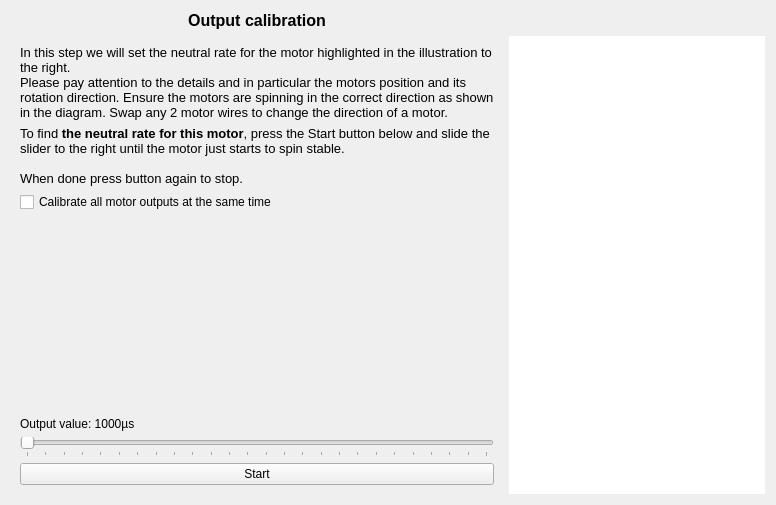
<?xml version="1.0" encoding="UTF-8"?>
<ui version="4.0">
 <class>OutputCalibrationPage</class>
 <widget class="QWizardPage" name="OutputCalibrationPage">
  <property name="geometry">
   <rect>
    <x>0</x>
    <y>0</y>
    <width>776</width>
    <height>505</height>
   </rect>
  </property>
  <property name="windowTitle">
   <string>WizardPage</string>
  </property>
  <layout class="QGridLayout" name="gridLayout">
   <item row="0" column="0">
    <widget class="QLabel" name="label_2">
     <property name="font">
      <font>
       <pointsize>12</pointsize>
       <weight>75</weight>
       <bold>true</bold>
      </font>
     </property>
     <property name="text">
      <string>Output calibration</string>
     </property>
     <property name="alignment">
      <set>Qt::AlignCenter</set>
     </property>
    </widget>
   </item>
   <item row="1" column="1">
    <widget class="QGraphicsView" name="vehicleView">
     <property name="sizePolicy">
      <sizepolicy hsizetype="Minimum" vsizetype="Minimum">
       <horstretch>0</horstretch>
       <verstretch>0</verstretch>
      </sizepolicy>
     </property>
     <property name="minimumSize">
      <size>
       <width>200</width>
       <height>200</height>
      </size>
     </property>
     <property name="frameShape">
      <enum>QFrame::NoFrame</enum>
     </property>
    </widget>
   </item>
   <item row="1" column="0">
    <widget class="QStackedWidget" name="calibrationStack">
     <property name="currentIndex">
      <number>1</number>
     </property>
     <widget class="QWidget" name="intro">
      <layout class="QVBoxLayout" name="verticalLayout_3">
       <item>
        <widget class="QLabel" name="label_3">
         <property name="text">
          <string>&lt;!DOCTYPE HTML PUBLIC &quot;-//W3C//DTD HTML 4.0//EN&quot; &quot;http://www.w3.org/TR/REC-html40/strict.dtd&quot;&gt;
&lt;html&gt;&lt;head&gt;&lt;meta name=&quot;qrichtext&quot; content=&quot;1&quot; /&gt;&lt;style type=&quot;text/css&quot;&gt;
p, li { white-space: pre-wrap; }
&lt;/style&gt;&lt;/head&gt;&lt;body style=&quot; font-family:'Cantarell'; font-size:11pt; font-weight:400; font-style:normal;&quot;&gt;
&lt;p style=&quot; margin-top:12px; margin-bottom:12px; margin-left:0px; margin-right:0px; -qt-block-indent:0; text-indent:0px;&quot;&gt;&lt;span style=&quot; font-family:'Lucida Grande'; font-size:10pt;&quot;&gt;It is now time to calibrate the output levels for the signals controlling your vehicle. &lt;/span&gt;&lt;/p&gt;
&lt;p align=&quot;center&quot; style=&quot; margin-top:12px; margin-bottom:12px; margin-left:0px; margin-right:0px; -qt-block-indent:0; text-indent:0px;&quot;&gt;&lt;span style=&quot; font-family:'Lucida Grande'; font-size:10pt; font-weight:600; color:#ff0000;&quot;&gt;VERY IMPORTANT!&lt;/span&gt;&lt;span style=&quot; font-family:'Lucida Grande'; font-size:10pt;&quot;&gt;&lt;br /&gt;&lt;/span&gt;&lt;span style=&quot; font-family:'Lucida Grande'; font-size:10pt; font-weight:600; color:#ff0000;&quot;&gt;REMOVE ALL PROPELLERS FROM THE VEHICLE BEFORE PROCEEDING!&lt;/span&gt;&lt;/p&gt;
&lt;p style=&quot; margin-top:12px; margin-bottom:12px; margin-left:0px; margin-right:0px; -qt-block-indent:0; text-indent:0px;&quot;&gt;&lt;span style=&quot; font-family:'Lucida Grande'; font-size:10pt;&quot;&gt;Connect all components according to the illustration on the summary page, and provide power using an external power supply such as a battery before continuing.&lt;/span&gt;&lt;/p&gt;
&lt;p style=&quot; margin-top:12px; margin-bottom:12px; margin-left:0px; margin-right:0px; -qt-block-indent:0; text-indent:0px;&quot;&gt;&lt;span style=&quot; font-family:'Lucida Grande'; font-size:10pt;&quot;&gt;Depending on what vehicle you have selected, both the motors controlled by ESCs and/or servos controlled directly by the OpenPilot controller may have to be calibrated. The following steps will guide you safely through this process. &lt;/span&gt;&lt;/p&gt;&lt;/body&gt;&lt;/html&gt;</string>
         </property>
         <property name="alignment">
          <set>Qt::AlignLeading|Qt::AlignLeft|Qt::AlignTop</set>
         </property>
         <property name="wordWrap">
          <bool>true</bool>
         </property>
        </widget>
       </item>
      </layout>
     </widget>
     <widget class="QWidget" name="motorNeutral">
      <layout class="QVBoxLayout" name="verticalLayout_4">
       <item>
        <widget class="QLabel" name="label_4">
         <property name="minimumSize">
          <size>
           <width>300</width>
           <height>0</height>
          </size>
         </property>
         <property name="text">
          <string>&lt;!DOCTYPE HTML PUBLIC &quot;-//W3C//DTD HTML 4.0//EN&quot; &quot;http://www.w3.org/TR/REC-html40/strict.dtd&quot;&gt;
&lt;html&gt;&lt;head&gt;&lt;meta name=&quot;qrichtext&quot; content=&quot;1&quot; /&gt;&lt;style type=&quot;text/css&quot;&gt;
p, li { white-space: pre-wrap; }
&lt;/style&gt;&lt;/head&gt;&lt;body style=&quot; font-family:'Cantarell'; font-size:11pt; font-weight:400; font-style:normal;&quot;&gt;
&lt;p style=&quot; margin-top:12px; margin-bottom:12px; margin-left:0px; margin-right:0px; -qt-block-indent:0; text-indent:0px;&quot;&gt;&lt;span style=&quot; font-size:10pt;&quot;&gt;In this step we will set the neutral rate for the motor highlighted in the illustration to the right. &lt;br /&gt;Please pay attention to the details and in particular the motors position and its rotation direction. Ensure the motors are spinning in the correct direction as shown in the diagram. Swap any 2 motor wires to change the direction of a motor. &lt;/span&gt;&lt;/p&gt;&lt;/body&gt;&lt;/html&gt;</string>
         </property>
         <property name="textFormat">
          <enum>Qt::RichText</enum>
         </property>
         <property name="alignment">
          <set>Qt::AlignLeading|Qt::AlignLeft|Qt::AlignTop</set>
         </property>
         <property name="wordWrap">
          <bool>true</bool>
         </property>
        </widget>
       </item>
       <item>
        <widget class="QLabel" name="motorInfo">
         <property name="text">
          <string>&lt;html&gt;&lt;head/&gt;&lt;body&gt;&lt;p&gt;&lt;span style=&quot; font-size:10pt;&quot;&gt;To find &lt;/span&gt;&lt;span style=&quot; font-size:10pt; font-weight:600;&quot;&gt;the neutral rate for this motor&lt;/span&gt;&lt;span style=&quot; font-size:10pt;&quot;&gt;, press the Start button below and slide the slider to the right until the motor just starts to spin stable. &lt;br/&gt;&lt;br/&gt;When done press button again to stop.&lt;/span&gt;&lt;/p&gt;&lt;/body&gt;&lt;/html&gt;</string>
         </property>
         <property name="textFormat">
          <enum>Qt::RichText</enum>
         </property>
         <property name="alignment">
          <set>Qt::AlignLeading|Qt::AlignLeft|Qt::AlignTop</set>
         </property>
         <property name="wordWrap">
          <bool>true</bool>
         </property>
        </widget>
       </item>
       <item>
        <widget class="QCheckBox" name="calibrateAllMotors">
         <property name="text">
          <string>Calibrate all motor outputs at the same time</string>
         </property>
        </widget>
       </item>
       <item>
        <spacer name="verticalSpacer_2">
         <property name="orientation">
          <enum>Qt::Vertical</enum>
         </property>
         <property name="sizeHint" stdset="0">
          <size>
           <width>20</width>
           <height>40</height>
          </size>
         </property>
        </spacer>
       </item>
       <item>
        <widget class="QLabel" name="motorPWMValue">
         <property name="text">
          <string>Output value: 1000µs</string>
         </property>
        </widget>
       </item>
       <item>
        <widget class="QSlider" name="motorNeutralSlider">
         <property name="enabled">
          <bool>false</bool>
         </property>
         <property name="minimum">
          <number>1000</number>
         </property>
         <property name="maximum">
          <number>1500</number>
         </property>
         <property name="singleStep">
          <number>1</number>
         </property>
         <property name="pageStep">
          <number>10</number>
         </property>
         <property name="orientation">
          <enum>Qt::Horizontal</enum>
         </property>
         <property name="invertedAppearance">
          <bool>false</bool>
         </property>
         <property name="tickPosition">
          <enum>QSlider::TicksBelow</enum>
         </property>
         <property name="tickInterval">
          <number>20</number>
         </property>
        </widget>
       </item>
       <item>
        <widget class="QPushButton" name="motorNeutralButton">
         <property name="text">
          <string>Start</string>
         </property>
         <property name="checkable">
          <bool>true</bool>
         </property>
         <property name="checked">
          <bool>false</bool>
         </property>
        </widget>
       </item>
      </layout>
     </widget>
     <widget class="QWidget" name="servoNeutral">
      <layout class="QVBoxLayout" name="verticalLayout_5">
       <item>
        <widget class="QLabel" name="label_6">
         <property name="text">
          <string>&lt;!DOCTYPE HTML PUBLIC &quot;-//W3C//DTD HTML 4.0//EN&quot; &quot;http://www.w3.org/TR/REC-html40/strict.dtd&quot;&gt;
&lt;html&gt;&lt;head&gt;&lt;meta name=&quot;qrichtext&quot; content=&quot;1&quot; /&gt;&lt;style type=&quot;text/css&quot;&gt;
p, li { white-space: pre-wrap; }
&lt;/style&gt;&lt;/head&gt;&lt;body style=&quot; font-family:'Cantarell'; font-size:11pt; font-weight:400; font-style:normal;&quot;&gt;
&lt;p style=&quot; margin-top:12px; margin-bottom:12px; margin-left:0px; margin-right:0px; -qt-block-indent:0; text-indent:0px;&quot;&gt;&lt;span style=&quot; font-size:10pt;&quot;&gt;This step calibrates&lt;/span&gt;&lt;span style=&quot; font-size:10pt; font-weight:600;&quot;&gt; the minimum, center and maximum angle of the servo&lt;/span&gt;&lt;span style=&quot; font-size:10pt;&quot;&gt;. To set the angles for this servo, press the Start button below and slide the slider for the angle to set. The servo will follow the sliders position. &lt;br /&gt;When done press button again to stop.&lt;/span&gt;&lt;/p&gt;
&lt;p style=&quot; margin-top:12px; margin-bottom:12px; margin-left:0px; margin-right:0px; -qt-block-indent:0; text-indent:0px;&quot;&gt;&lt;span style=&quot; font-size:10pt;&quot;&gt;Check Reverse to reverse servo action.&lt;/span&gt;&lt;/p&gt;&lt;/body&gt;&lt;/html&gt;</string>
         </property>
         <property name="alignment">
          <set>Qt::AlignLeading|Qt::AlignLeft|Qt::AlignTop</set>
         </property>
         <property name="wordWrap">
          <bool>true</bool>
         </property>
        </widget>
       </item>
       <item>
        <spacer name="verticalSpacer">
         <property name="orientation">
          <enum>Qt::Vertical</enum>
         </property>
         <property name="sizeHint" stdset="0">
          <size>
           <width>20</width>
           <height>40</height>
          </size>
         </property>
        </spacer>
       </item>
       <item>
        <widget class="QLabel" name="servoPWMValue">
         <property name="text">
          <string>Output value: 1000µs</string>
         </property>
        </widget>
       </item>
       <item>
        <widget class="QWidget" name="widget" native="true">
         <layout class="QFormLayout" name="formLayout">
          <property name="horizontalSpacing">
           <number>6</number>
          </property>
          <property name="verticalSpacing">
           <number>6</number>
          </property>
          <property name="leftMargin">
           <number>0</number>
          </property>
          <property name="topMargin">
           <number>0</number>
          </property>
          <property name="rightMargin">
           <number>0</number>
          </property>
          <property name="bottomMargin">
           <number>0</number>
          </property>
          <item row="0" column="1">
           <widget class="QSlider" name="servoMinAngleSlider">
            <property name="styleSheet">
             <string notr="true">QSlider::groove:horizontal {
    border: 1px solid rgb(196, 196, 196);
    background: white;
    height: 6px;
    border-radius: 2px;
    margin 10px 10px;
}

QSlider::add-page:horizontal {
    background: #fff;
    border: 1px solid #777;
    height: 1px;
    border-radius: 4px;
}

QSlider::add-page:horizontal:disabled {
    background: #eee;
    border: 1px solid #999;
    width: 1px;
    border-radius: 4px;
}

QSlider::sub-page:horizontal {
    background: rgb(78, 147, 246);
    border: 1px solid #777;
    height: 1px;
    border-radius: 4px;
}

QSlider::sub-page:horizontal:disabled {
    background: #ccc;
    border: 1px solid #999;
    width: 1px;
    border-radius: 4px;
}

QSlider::handle:horizontal {
    background: rgb(196, 196, 196);
    width: 18px;
    height: 28px;
    margin: -2px 0;
    border-radius: 3px;
    border: 1px solid #777;
}

QSlider::groove:vertical {
    border: 1px solid rgb(196, 196, 196);
    background: white;
    width: 6px;
    border-radius: 2px;
    margin 0px -10px;
    margin-top: 5px;
    margin-bottom: 5px;
}

QSlider::sub-page:vertical {
    background: #fff;
    border: 1px solid #777;
    width: 1px;
    border-radius: 4px;
}

QSlider::sub-page:vertical:disabled {
    background: #eee;
    border: 1px solid #999;
    width: 1px;
    border-radius: 4px;
}

QSlider::add-page:vertical {
    background: rgb(78, 147, 246);
    border: 1px solid #777;
    width: 1px;
    border-radius: 4px;
}

QSlider::add-page:vertical:disabled {
    background: #ccc;
    border: 1px solid #999;
    width: 1px;
    border-radius: 4px;
}

QSlider::handle:vertical {
    background: rgb(196, 196, 196);
    width: 18px;
    margin: -6 -6;
    border-radius: 3px;
    border: 1px solid #777;
}

QSlider::handle:vertical:hover {
    background: qlineargradient(x1:0, y1:0, x2:1, y2:1, stop:0 #fff, stop:1 #ddd);
    border: 1px solid #444;
    border-radius: 4px;
}

QSlider::handle:horizontal:hover {
    background: qlineargradient(x1:0, y1:0, x2:1, y2:1, stop:0 #fff, stop:1 #ddd);
    border: 1px solid #444;
    border-radius: 4px;
}</string>
            </property>
            <property name="minimum">
             <number>600</number>
            </property>
            <property name="maximum">
             <number>2400</number>
            </property>
            <property name="value">
             <number>1500</number>
            </property>
            <property name="orientation">
             <enum>Qt::Horizontal</enum>
            </property>
           </widget>
          </item>
          <item row="1" column="1">
           <widget class="QSlider" name="servoCenterAngleSlider">
            <property name="styleSheet">
             <string notr="true">QSlider::groove:horizontal {
    border: 1px solid rgb(196, 196, 196);
    background: white;
    height: 6px;
    border-radius: 2px;
    margin 10px 10px;
}

QSlider::add-page:horizontal {
    background: rgb(78, 147, 246);
    border: 1px solid #777;
    height: 1px;
    border-radius: 4px;
}

QSlider::add-page:horizontal:disabled {
    background: #eee;
    border: 1px solid #999;
    width: 1px;
    border-radius: 4px;
}

QSlider::sub-page:horizontal {
    background: rgb(78, 147, 246);
    border: 1px solid #777;
    height: 1px;
    border-radius: 4px;
}

QSlider::sub-page:horizontal:disabled {
    background: #eee;
    border: 1px solid #999;
    width: 1px;
    border-radius: 4px;
}

QSlider::handle:horizontal {
    background: rgb(196, 196, 196);
    width: 18px;
    height: 28px;
    margin: -2px 0;
    border-radius: 3px;
    border: 1px solid #777;
}

QSlider::groove:vertical {
    border: 1px solid rgb(196, 196, 196);
    background: white;
    width: 6px;
    border-radius: 2px;
    margin 0px -10px;
    margin-top: 5px;
    margin-bottom: 5px;
}

QSlider::sub-page:vertical {
    background: #fff;
    border: 1px solid #777;
    width: 1px;
    border-radius: 4px;
}

QSlider::sub-page:vertical:disabled {
    background: #eee;
    border: 1px solid #999;
    width: 1px;
    border-radius: 4px;
}

QSlider::add-page:vertical {
    background: rgb(78, 147, 246);
    border: 1px solid #777;
    width: 1px;
    border-radius: 4px;
}

QSlider::add-page:vertical:disabled {
    background: #ccc;
    border: 1px solid #999;
    width: 1px;
    border-radius: 4px;
}

QSlider::handle:vertical {
    background: rgb(196, 196, 196);
    width: 18px;
    margin: -6 -6;
    border-radius: 3px;
    border: 1px solid #777;
}

QSlider::handle:vertical:hover {
    background: qlineargradient(x1:0, y1:0, x2:1, y2:1, stop:0 #fff, stop:1 #ddd);
    border: 1px solid #444;
    border-radius: 4px;
}

QSlider::handle:horizontal:hover {
    background: qlineargradient(x1:0, y1:0, x2:1, y2:1, stop:0 #fff, stop:1 #ddd);
    border: 1px solid #444;
    border-radius: 4px;
}</string>
            </property>
            <property name="minimum">
             <number>600</number>
            </property>
            <property name="maximum">
             <number>2400</number>
            </property>
            <property name="value">
             <number>1500</number>
            </property>
            <property name="orientation">
             <enum>Qt::Horizontal</enum>
            </property>
           </widget>
          </item>
          <item row="2" column="1">
           <widget class="QSlider" name="servoMaxAngleSlider">
            <property name="styleSheet">
             <string notr="true">QSlider::groove:horizontal {
    border: 1px solid rgb(196, 196, 196);
    background: white;
    height: 6px;
    border-radius: 2px;
    margin 10px 10px;
}

QSlider::sub-page:horizontal {
    background: #fff;
    border: 1px solid #777;
    height: 1px;
    border-radius: 4px;
}

QSlider::sub-page:horizontal:disabled {
    background: #eee;
    border: 1px solid #999;
    width: 1px;
    border-radius: 4px;
}

QSlider::add-page:horizontal {
    background: rgb(78, 147, 246);
    border: 1px solid #777;
    height: 1px;
    border-radius: 4px;
}

QSlider::add-page:horizontal:disabled {
    background: #ccc;
    border: 1px solid #999;
    width: 1px;
    border-radius: 4px;
}

QSlider::handle:horizontal {
    background: rgb(196, 196, 196);
    width: 18px;
    height: 28px;
    margin: -2px 0;
    border-radius: 3px;
    border: 1px solid #777;
}

QSlider::groove:vertical {
    border: 1px solid rgb(196, 196, 196);
    background: white;
    width: 6px;
    border-radius: 2px;
    margin 0px -10px;
    margin-top: 5px;
    margin-bottom: 5px;
}

QSlider::sub-page:vertical {
    background: #fff;
    border: 1px solid #777;
    width: 1px;
    border-radius: 4px;
}

QSlider::sub-page:vertical:disabled {
    background: #eee;
    border: 1px solid #999;
    width: 1px;
    border-radius: 4px;
}

QSlider::add-page:vertical {
    background: rgb(78, 147, 246);
    border: 1px solid #777;
    width: 1px;
    border-radius: 4px;
}

QSlider::add-page:vertical:disabled {
    background: #ccc;
    border: 1px solid #999;
    width: 1px;
    border-radius: 4px;
}

QSlider::handle:vertical {
    background: rgb(196, 196, 196);
    width: 18px;
    margin: -6 -6;
    border-radius: 3px;
    border: 1px solid #777;
}

QSlider::handle:vertical:hover {
    background: qlineargradient(x1:0, y1:0, x2:1, y2:1, stop:0 #fff, stop:1 #ddd);
    border: 1px solid #444;
    border-radius: 4px;
}

QSlider::handle:horizontal:hover {
    background: qlineargradient(x1:0, y1:0, x2:1, y2:1, stop:0 #fff, stop:1 #ddd);
    border: 1px solid #444;
    border-radius: 4px;
}</string>
            </property>
            <property name="minimum">
             <number>600</number>
            </property>
            <property name="maximum">
             <number>2400</number>
            </property>
            <property name="value">
             <number>1500</number>
            </property>
            <property name="orientation">
             <enum>Qt::Horizontal</enum>
            </property>
            <property name="invertedAppearance">
             <bool>false</bool>
            </property>
           </widget>
          </item>
          <item row="3" column="0" colspan="2">
           <widget class="QCheckBox" name="reverseCheckbox">
            <property name="text">
             <string>Reverse</string>
            </property>
           </widget>
          </item>
          <item row="0" column="0">
           <widget class="QLabel" name="label">
            <property name="text">
             <string>Min</string>
            </property>
           </widget>
          </item>
          <item row="1" column="0">
           <widget class="QLabel" name="label_5">
            <property name="text">
             <string>Center</string>
            </property>
           </widget>
          </item>
          <item row="2" column="0">
           <widget class="QLabel" name="label_7">
            <property name="text">
             <string>Max</string>
            </property>
           </widget>
          </item>
         </layout>
        </widget>
       </item>
       <item>
        <widget class="QPushButton" name="servoButton">
         <property name="text">
          <string>Start</string>
         </property>
         <property name="checkable">
          <bool>true</bool>
         </property>
         <property name="checked">
          <bool>false</bool>
         </property>
        </widget>
       </item>
      </layout>
     </widget>
    </widget>
   </item>
  </layout>
 </widget>
 <resources/>
 <connections/>
</ui>
